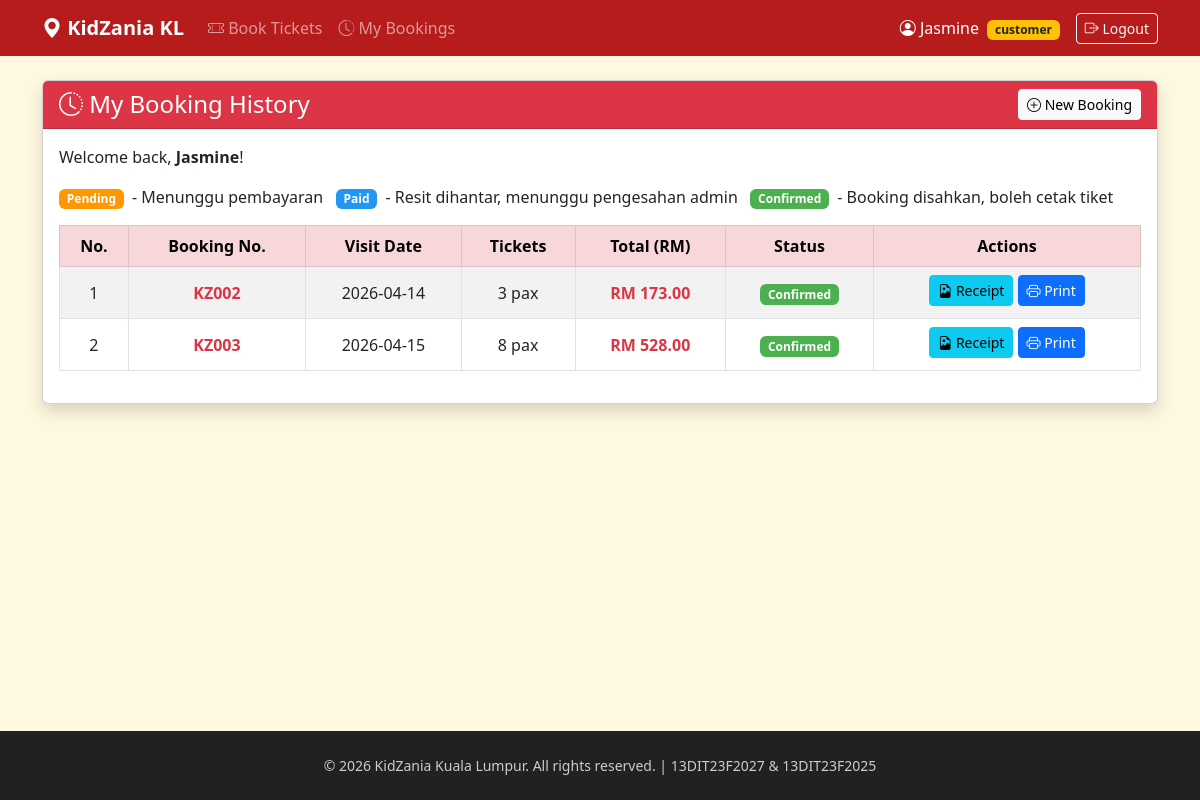
The page /booking_history.php (signed in) on the database its author committed.
### tables this page shows
CREATE TABLE `bookings` (
  `id` int(11) NOT NULL,
  `user_id` int(11) NOT NULL,
  `booking_no` varchar(10) NOT NULL,
  `booking_date` date NOT NULL,
  `infants` int(11) DEFAULT 0,
  `toddlers` int(11) DEFAULT 0,
  `kids` int(11) DEFAULT 0,
  `adults` int(11) DEFAULT 0,
  `senior_citizens` int(11) DEFAULT 0,
  `disabled` int(11) DEFAULT 0,
  `total_price` decimal(10,2) DEFAULT 0.00,
  `status` enum('Pending','Paid','Confirmed') DEFAULT 'Pending',
  `receipt_path` varchar(255) DEFAULT NULL,
  `created_at` timestamp NOT NULL DEFAULT current_timestamp()
);

### booking_history.php (the view, shortened to what this page needs)
<?php
require 'db_connect.php';
$user_id = $_SESSION['user_id'];
$stmt = $conn->prepare(
    "SELECT * FROM bookings WHERE user_id = ? ORDER BY id ASC"
);
$stmt->bind_param("i", $user_id);
$stmt->execute();
$result = $stmt->get_result();
?>
<!DOCTYPE html>
<html lang="en">
<head>
    <link href="https://cdn.jsdelivr.net/npm/bootstrap@5.3.0/dist/css/bootstrap.min.css" rel="stylesheet">
    <link rel="stylesheet" href="https://cdn.jsdelivr.net/npm/bootstrap-icons@1.11.0/font/bootstrap-icons.css">
</head>
<body>
<?php include 'navbar.php'; ?>
<main class="container mt-4 mb-4">
<div class="card shadow">
    <div class="card-header bg-danger text-white d-flex justify-content-between align-items-center">
        <h4 class="mb-0">
            <i class="bi bi-clock-history"></i> My Booking History
        </h4>
        <a href="booking_form.php" class="btn btn-light btn-sm">
            <i class="bi bi-plus-circle"></i> New Booking
        </a>
    </div>
    <div class="card-body">
        <p>Welcome back, <strong><?= htmlspecialchars($_SESSION['fullname']) ?></strong>!</p>
        <div class="mb-3">
            <span class="badge badge-pending me-1">Pending</span> - Menunggu pembayaran
            &nbsp;
            <span class="badge badge-paid me-1">Paid</span> - Resit dihantar, menunggu pengesahan admin
            &nbsp;
            <span class="badge badge-confirmed me-1">Confirmed</span> - Booking disahkan, boleh cetak tiket
        </div>
        <?php if ($result->num_rows == 0): ?>
        <div class="alert alert-warning text-center">
            <h5>No Bookings Found</h5>
            <p>You have not made any bookings yet.</p>
            <a href="booking_form.php" class="btn btn-danger">
                <i class="bi bi-ticket-perforated"></i> Book Now
            </a>
        </div>
        <?php else: ?>
        <div class="table-responsive">
        <table class="table table-striped table-bordered table-hover align-middle">
            <thead class="table-danger text-center">
                <tr>
                    <th>No.</th>
                    <th>Booking No.</th>
                    <th>Visit Date</th>
                    <th>Tickets</th>
                    <th>Total (RM)</th>
                    <th>Status</th>
                    <th>Actions</th>
                </tr>
            </thead>
            <tbody>
            <?php
            $no = 1;
            while ($row = $result->fetch_assoc()):
                $status = $row['status'] ?? 'Pending';
                $badgeClass = [
                    'Pending'   => 'badge-pending',
                    'Paid'      => 'badge-paid',
                    'Confirmed' => 'badge-confirmed'
                ][$status] ?? 'badge-pending';
                $totalTickets = $row['infants'] + $row['toddlers'] + $row['kids']
                              + $row['adults'] + $row['senior_citizens'] + $row['disabled'];
            ?>
            <tr>
                <td class="text-center"><?= $no++ ?></td>
                <td class="text-center fw-bold text-danger">
                    <?= htmlspecialchars($row['booking_no']) ?>
                </td>
                <td class="text-center"><?= $row['booking_date'] ?></td>
                <td class="text-center"><?= $totalTickets ?> pax</td>
                <td class="text-center fw-bold text-danger">
                    RM <?= number_format($row['total_price'], 2) ?>
                </td>
                <td class="text-center">
                    <span class="badge <?= $badgeClass ?>"><?= $status ?></span>
                </td>
                <td class="text-center">
                    <?php if (!empty($row['receipt_path']) && ($status == 'Paid' || $status == 'Confirmed')): ?>
                    <a href="<?= htmlspecialchars($row['receipt_path']) ?>"
                       target="_blank" class="btn btn-info btn-sm mb-1" title="View Receipt">
                        <i class="bi bi-file-earmark-image"></i> Receipt
                    </a>
                    <?php endif; ?>
                    <?php if ($status == 'Confirmed'): ?>
                    <a href="print_ticket.php?id=<?= $row['id'] ?>"
                       class="btn btn-primary btn-sm mb-1" target="_blank">
                        <i class="bi bi-printer"></i> Print
                    </a>
                    <?php endif; ?>
                </td>
            </tr>
            <?php endwhile; ?>
            </tbody>
        </table>
        </div>
        <?php endif; ?>
    </div>
</div>
</main>
<?php include 'footer.php'; ?>
</body>
</html>

### booking_history.php (style rules this page uses)
body { background-color: #fff8e1; display: flex; flex-direction: column; min-height: 100vh; }
main { flex: 1; }
.badge-pending { background-color: #ff9800; }
.badge-paid { background-color: #2196f3; }
.badge-confirmed { background-color: #4caf50; }

### rows shown on the page
bookings: booking_no "KZ002", booking_date "2026-04-14", totalTickets "3", total_price "173.00", status "Confirmed"
bookings: booking_no "KZ003", booking_date "2026-04-15", totalTickets "8", total_price "528.00", status "Confirmed"

### other values the page prints
$_SESSION['fullname'] "Jasmine"
$_SESSION['role'] "customer"
